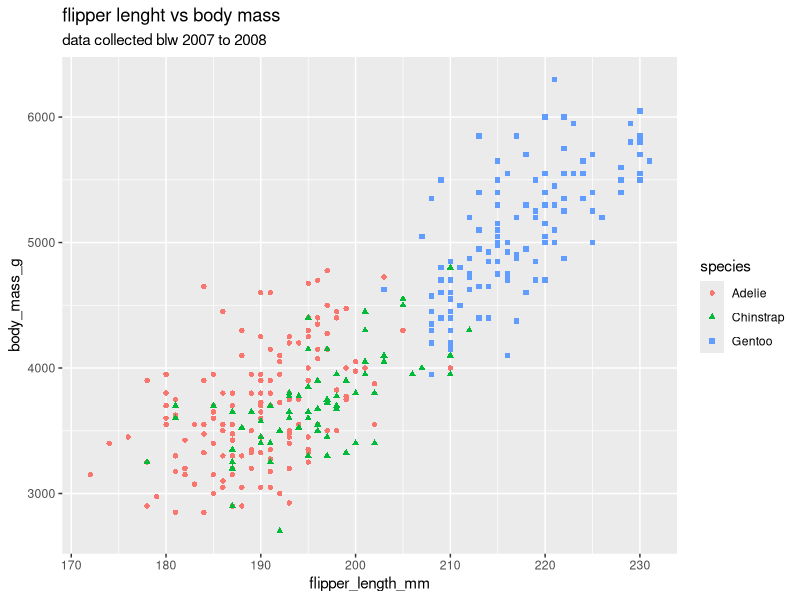

This chart was generated by the following R code:
## ---- chunk 1
library(tidyverse)
library(ggplot2)
library(palmerpenguins)
data(penguins)
view(penguins)
## ---- chunk 2
ggplot(data=penguins)+
  geom_point(mapping = aes(x=flipper_length_mm,y=body_mass_g,colour=species,shape=species))+
  labs(title="flipper lenght vs body mass",subtitle = "data collected blw 2007 to 2008")
  
